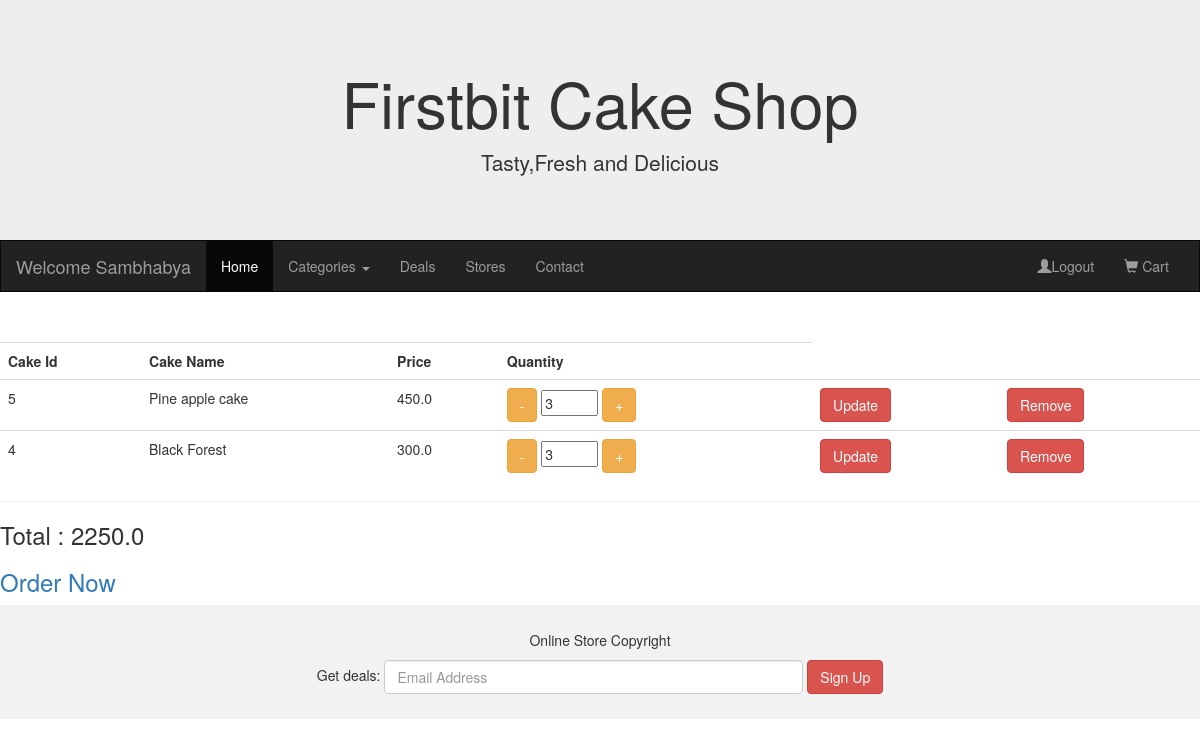
The app's page /ShowAllCartItems (signed in) with its own data.
### UserApp/models.py (models this page shows)
class MyCart(models.Model):
    user = models.ForeignKey(UserInfo,on_delete=models.CASCADE)
    cake = models.ForeignKey(Cake,on_delete = models.CASCADE)
    qty = models.IntegerField()
    class Meta:
        db_table = "MyCart"

### AdminApp/models.py (models this page shows)
class Cake(models.Model):
    cakename = models.CharField(max_length=20)
    price = models.FloatField(default=300)
    description = models.CharField(max_length=200)
    imageUrl = models.ImageField(upload_to = 'Images')
    category = models.ForeignKey(Category,on_delete=models.CASCADE)
    class Meta:
        db_table = "Cake"

### UserApp/views.py (the view)
# urls.py: path('ShowAllCartItems',views.ShowAllCartItems),
def ShowAllCartItems(request):
    if("uname" not in request.session):
        return redirect(login)
    else:
        user = UserInfo.objects.get(username=request.session["uname"])
        cart_items = MyCart.objects.filter(user=user)
        cats = Category.objects.all()
        total = 0
        for cart in cart_items:
            total += cart.cake.price * cart.qty
        request.session["total"] = total
        return render(request,"UserApp/ShowAllCartItems.html",{"cats":cats,"carts":cart_items})

### templates/UserApp/ShowAllCartItems.html (shortened to what this page needs)
{%extends "../master.html"%}
{%block content%}
<center>
    <table class="table">
        <tr><th>Cake Id</th><th>Cake Name</th><th>Price</th><th>Quantity</th></tr>
       {%for cart in carts%}
       <form method="post" action="UpdateCart">
        <tr><td>{{cart.cake.id}}
        </td><td>{{cart.cake.cakename}}</td>
        <td>{{cart.cake.price}}</td>
        <td>
            <div class="card">
            <button type="button" class="btn btn-warning" onclick="decrement('{{cart.cake.id}}');">-</button>
             <input type="text" value="{{cart.qty}}" size="4" name="qty" id="qty{{cart.cake.id}}"/>
            <button type="button"  class="btn btn-warning" onclick="increment('{{cart.cake.id}}');">+</button>
            </div>
        </td>
        <td><button type="submit" class="btn btn-danger" name="action"
            value="update">Update</button></td>
        <td><button type="submit" class="btn btn-danger"
            name="action" value="remove">Remove</button></td>
    </form>
       {%endfor%}
    </table>
    <hr/>
</center>
<h3>Total : {{request.session.total}}    </h3>
<h3><a href="/MakePayment" >Order Now</a></h3>
{%endblock%}

### records on screen
MyCart: cake.id "5", cake.cakename "Pine apple cake", cake.price "450.0", qty "3"
MyCart: cake.id "4", cake.cakename "Black Forest", cake.price "300.0", qty "3"

### other values on screen
{{ request.session.uname }} "Sambhabya"
{{ request.session.total }} "2250.0"
